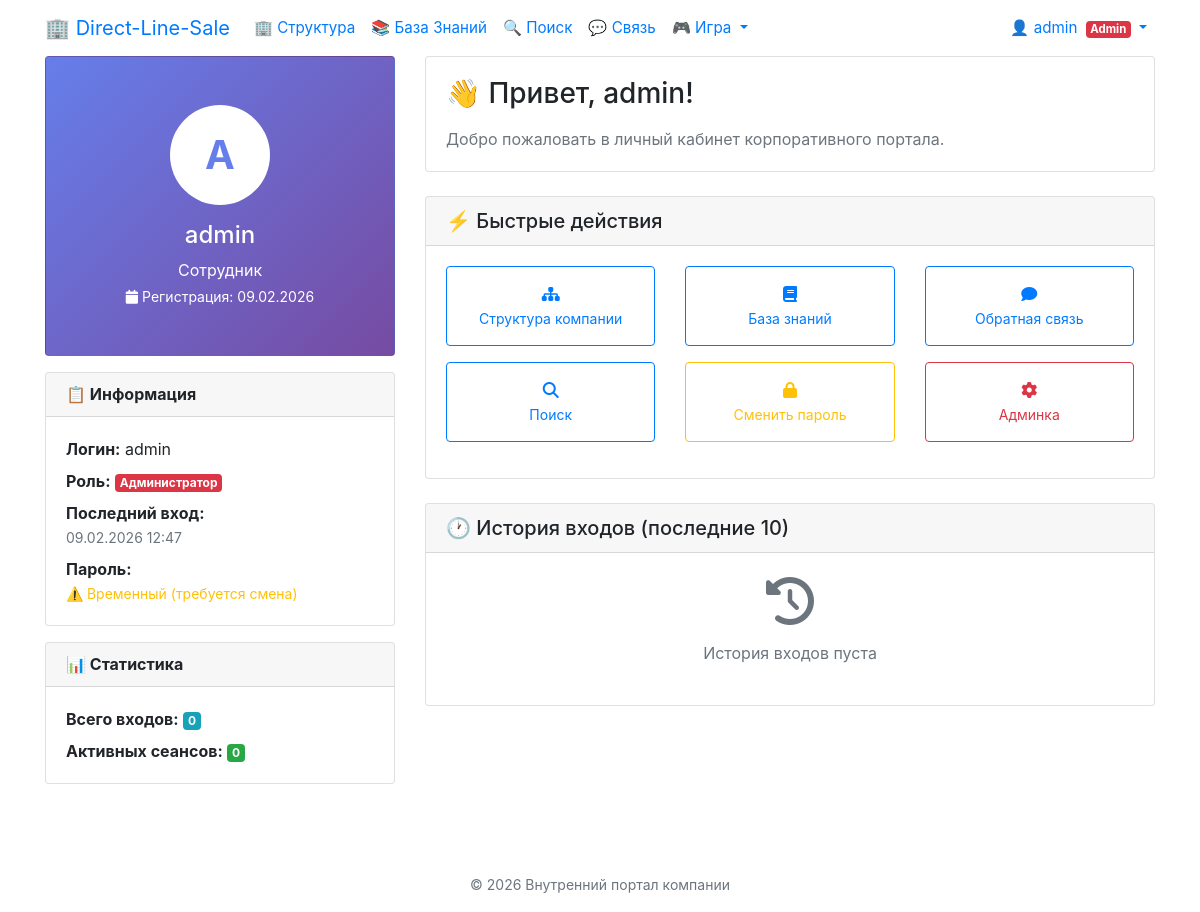
The app's page /profile (signed in), older data.
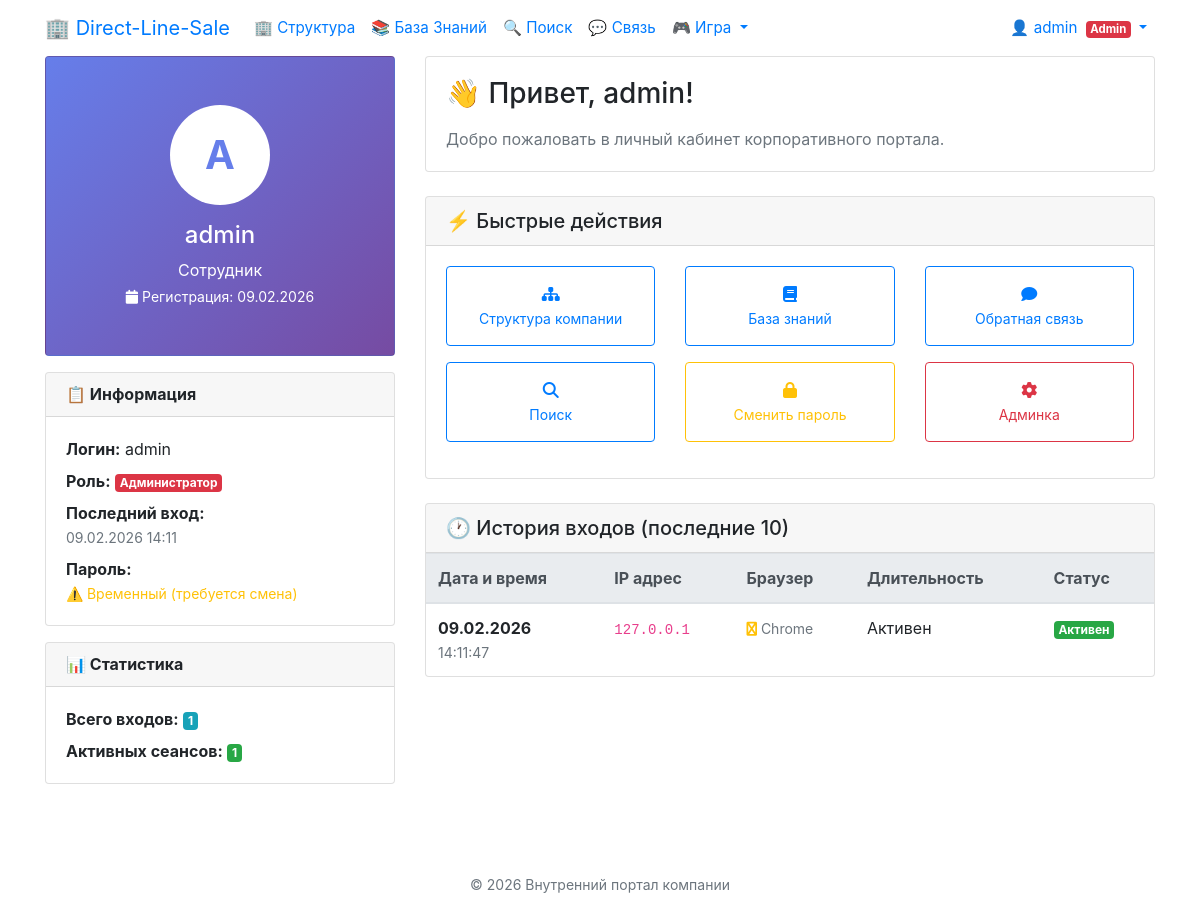
The same page, newer data.
### app.py (models this page shows, shortened)
class User(UserMixin, db.Model):
    id = db.Column(db.Integer, primary_key=True)
    username = db.Column(db.String(50), unique=True,
                         nullable=False, index=True)
    password_hash = db.Column(db.String(200), nullable=False)
    employee_id = db.Column(db.Integer, db.ForeignKey(
        'employee.id'), nullable=True, unique=True)
    role = db.Column(db.String(20), default='employee')
    is_active = db.Column(db.Boolean, default=True)
    created_at = db.Column(db.DateTime, default=datetime.now)
    last_login = db.Column(db.DateTime, nullable=True)
    must_change_password = db.Column(db.Boolean, default=True)
    password_changed_at = db.Column(db.DateTime, nullable=True)
    employee = db.relationship('Employee', backref=db.backref(
        'user', uselist=False), lazy='joined')

class LoginHistory(db.Model):
    id = db.Column(db.Integer, primary_key=True)
    user_id = db.Column(db.Integer, db.ForeignKey(
        'user.id'), nullable=False, index=True)
    login_time = db.Column(db.DateTime, default=datetime.now, index=True)
    logout_time = db.Column(db.DateTime, nullable=True)
    ip_address = db.Column(db.String(45), nullable=True)  # IPv6 поддержка
    user_agent = db.Column(db.String(200), nullable=True)
    session_duration = db.Column(db.Integer, nullable=True)  # в секундах
    user = db.relationship('User', backref=db.backref(
        'login_history', lazy='dynamic', order_by='LoginHistory.login_time.desc()'))
    def get_duration_str(self):
        if not self.session_duration:
            return "Активен"

### app.py (the view)
@app.route('/profile')
@login_required
def profile():
    return render_template('profile.html', user=current_user)

### app.py (called while the page is built)
@login_manager.user_loader
def load_user(user_id):
    return User.query.get(int(user_id))

### templates/profile.html (shortened to what this page needs)
{% extends "base.html" %}
{% block content %}
<div class="row">
	<div class="col-md-4 mb-4">
		<div class="card text-center"
			style="background: linear-gradient(135deg, #667eea 0%, #764ba2 100%); color: white;">
			<div class="card-body py-5">
				<div class="mb-3"
					style="width: 100px; height: 100px; background: white; border-radius: 50%; margin: 0 auto; display: flex; align-items: center; justify-content: center; font-size: 40px; font-weight: bold; color: #667eea;">
					{{ user.username[0].upper() }}
				</div>
				<h4 class="mb-2">{{ user.employee.name if user.employee else user.username }}</h4>
				<p class="mb-1 opacity-75">{{ user.employee.position if user.employee else 'Сотрудник' }}</p>
				<p class="mb-0 small opacity-75">
					<i class="fa fa-calendar"></i> Регистрация: {{ user.created_at.strftime('%d.%m.%Y') }}
				</p>
			</div>
		</div>
		<div class="card mt-3">
			<div class="card-header">
				<h6 class="font-weight-bold mb-0">📋 Информация</h6>
			</div>
			<div class="card-body">
				<p class="mb-2">
					<strong>Логин:</strong> {{ user.username }}
				</p>
				<p class="mb-2">
					<strong>Роль:</strong>
					{% if user.role == 'admin' %}
					<span class="badge badge-danger">Администратор</span>
					{% elif user.role == 'manager' %}
					<span class="badge badge-warning">Менеджер</span>
					{% else %}
					<span class="badge badge-primary">Сотрудник</span>
					{% endif %}
				</p>
				{% if user.last_login %}
				<p class="mb-2">
					<strong>Последний вход:</strong><br>
					<small class="text-muted">{{ user.last_login.strftime('%d.%m.%Y %H:%M') }}</small>
				</p>
				{% endif %}
				{% if user.password_changed_at %}
				<p class="mb-0">
					<strong>Пароль изменен:</strong><br>
					<small class="text-muted">{{ user.password_changed_at.strftime('%d.%m.%Y %H:%M') }}</small>
				</p>
				{% else %}
				<p class="mb-0">
					<strong>Пароль:</strong><br>
					<small class="text-warning">⚠️ Временный (требуется смена)</small>
				</p>
				{% endif %}
			</div>
		</div>
		<div class="card mt-3">
			<div class="card-header">
				<h6 class="font-weight-bold mb-0">📊 Статистика</h6>
			</div>
			<div class="card-body">
				<p class="mb-2">
					<strong>Всего входов:</strong>
					<span class="badge badge-info">{{ user.login_history.count() }}</span>
				</p>
				<p class="mb-0">
					<strong>Активных сеансов:</strong>
					<span class="badge badge-success">
						{{ user.login_history.filter_by(logout_time=None).count() }}
					</span>
				</p>
			</div>
		</div>
	</div>
	<div class="col-md-8">
		<div class="card mb-4">
			<div class="card-body">
				<h3 class="mb-3">👋 Привет, {{ user.employee.name.split()[0] if user.employee else user.username }}!
				</h3>
				<p class="text-muted mb-0">Добро пожаловать в личный кабинет корпоративного портала.</p>
			</div>
		</div>
		<div class="card mb-4">
			<div class="card-header">
				<h5 class="mb-0">⚡ Быстрые действия</h5>
			</div>
			<div class="card-body">
				<div class="row">
					<div class="col-md-4 mb-3">
						<a href="{{ url_for('home') }}" class="btn btn-outline-primary btn-block"
							style="padding: 15px;">
							<i class="fa fa-sitemap"></i><br>
							<small>Структура компании</small>
						</a>
					</div>
					<div class="col-md-4 mb-3">
						<a href="{{ url_for('wiki') }}" class="btn btn-outline-primary btn-block"
							style="padding: 15px;">
							<i class="fa fa-book"></i><br>
							<small>База знаний</small>
						</a>
					</div>
					<div class="col-md-4 mb-3">
						<a href="{{ url_for('feedback') }}" class="btn btn-outline-primary btn-block"
							style="padding: 15px;">
							<i class="fa fa-comment"></i><br>
							<small>Обратная связь</small>
						</a>
					</div>
					<div class="col-md-4 mb-3">
						<a href="{{ url_for('search') }}" class="btn btn-outline-primary btn-block"
							style="padding: 15px;">
							<i class="fa fa-search"></i><br>
							<small>Поиск</small>
						</a>
					</div>
					<div class="col-md-4 mb-3">
						<a href="{{ url_for('change_password') }}" class="btn btn-outline-warning btn-block"
							style="padding: 15px;">
							<i class="fa fa-lock"></i><br>
							<small>Сменить пароль</small>
						</a>
					</div>
					{% if user.role == 'admin' %}
					<div class="col-md-4 mb-3">
						<a href="/admin" target="_blank" class="btn btn-outline-danger btn-block"
							style="padding: 15px;">
							<i class="fa fa-cog"></i><br>
							<small>Админка</small>
						</a>
					</div>
					{% endif %}
				</div>
			</div>
		</div>
		<div class="card">
			<div class="card-header">
				<h5 class="mb-0">🕐 История входов (последние 10)</h5>
			</div>
			<div class="card-body p-0">
				{% set recent_logins = user.login_history.limit(10).all() %}
				{% if recent_logins %}
				<div class="table-responsive">
					<table class="table table-hover mb-0">
						<thead class="thead-light">
							<tr>
								<th>Дата и время</th>
								<th>IP адрес</th>
								<th>Браузер</th>
								<th>Длительность</th>
								<th>Статус</th>
							</tr>
						</thead>
						<tbody>
							{% for login in recent_logins %}
							<tr>
								<td>
									<strong>{{ login.login_time.strftime('%d.%m.%Y') }}</strong><br>
									<small class="text-muted">{{ login.login_time.strftime('%H:%M:%S') }}</small>
								</td>
								<td>
									<code>{{ login.ip_address or '—' }}</code>
								</td>
								<td>
									<small class="text-muted">
										{% if 'Chrome' in login.user_agent %}
										<i class="fa fa-chrome text-warning"></i> Chrome
										{% elif 'Firefox' in login.user_agent %}
										<i class="fa fa-firefox text-danger"></i> Firefox
										{% elif 'Safari' in login.user_agent %}
										<i class="fa fa-safari text-primary"></i> Safari
										{% elif 'Edge' in login.user_agent %}
										<i class="fa fa-edge text-info"></i> Edge
										{% else %}
										<i class="fa fa-globe"></i> Другой
										{% endif %}
									</small>
								</td>
								<td>
									{{ login.get_duration_str() }}
								</td>
								<td>
									{% if login.logout_time %}
									<span class="badge badge-secondary">Завершен</span>
									{% else %}
									<span class="badge badge-success">Активен</span>
									{% endif %}
								</td>
							</tr>
							{% endfor %}
						</tbody>
					</table>
				</div>
				{% else %}
				<div class="text-center py-4 text-muted">
					<i class="fa fa-history fa-3x mb-3"></i>
					<p>История входов пуста</p>
				</div>
				{% endif %}
			</div>
		</div>
	</div>
</div>
{% endblock %}

### templates/base.html (shortened to what this page needs)
<!DOCTYPE html>
<html lang="ru">
<head>
    <link rel="stylesheet" href="https://cdn.jsdelivr.net/npm/bootstrap@4.6.2/dist/css/bootstrap.min.css">
    <link rel="stylesheet" href="https://cdnjs.cloudflare.com/ajax/libs/font-awesome/6.4.0/css/all.min.css">
</head>
<body>
    <nav class="navbar navbar-expand-lg sticky-top">
        <div class="container">
            <a class="navbar-brand" href="/">🏢 Direct-Line-Sale</a>
            <div class="collapse navbar-collapse" id="navbarNav">
                <ul class="navbar-nav mr-auto">
                    <li class="nav-item">
                        <a class="nav-link" href="{{ url_for('home') }}">🏢 Структура</a>
                    </li>
                    <li class="nav-item">
                        <a class="nav-link" href="{{ url_for('wiki') }}">📚 База Знаний</a>
                    </li>
                    <li class="nav-item">
                        <a class="nav-link" href="{{ url_for('search') }}">🔍 Поиск</a>
                    </li>
                    <li class="nav-item">
                        <a class="nav-link" href="{{ url_for('feedback') }}">💬 Связь</a>
                    </li>
                    {% if current_user.is_authenticated %}
                    <li class="nav-item dropdown">
                        <a class="nav-link dropdown-toggle" href="#" id="navbarGameDropdown" role="button"
                            data-toggle="dropdown" aria-haspopup="true" aria-expanded="false">
                            🎮 Игра
                        </a>
                    </li>
                    {% endif %}
                </ul>
                <ul class="navbar-nav ml-auto">
                    {% if current_user.is_authenticated %}
                    <li class="nav-item dropdown">
                        <a class="nav-link dropdown-toggle" href="#" id="navbarUserDropdown" role="button"
                            data-toggle="dropdown" aria-haspopup="true" aria-expanded="false">
                            👤 {{ current_user.username }}
                            {% if current_user.role == 'admin' %}
                            <span class="badge badge-danger ml-1">Admin</span>
                            {% elif current_user.role == 'manager' %}
                            <span class="badge badge-warning ml-1">Manager</span>
                            {% endif %}
                        </a>
                    </li>
                    {% else %}
                    <li class="nav-item">
                        <a class="nav-link" href="{{ url_for('user_login') }}">🔐 Вход</a>
                    </li>
                    {% endif %}
                </ul>
            </div>
        </div>
    </nav>
    <div class="container">
        {% block content %}{% endblock %}
    </div>
    <footer class="text-center mt-5 py-3 text-muted">
        <small>© 2026 Внутренний портал компании</small>
    </footer>
</body>
</html>

### templates/base.html (style rules this page uses)
.navbar-nav .nav-link { padding: 0.5rem 0.75rem; font-size: 0.95rem; }

Row changes from the older to the newer data that the page shows:
changed User "admin": last_login "09.02.2026 12:47" → "09.02.2026 14:11"
added LoginHistory: login_time "09.02.2026", login_time "14:11:47", ip_address "127.0.0.1", shows "Chrome", get_duration_str "Активен"
Text that changed along with them:
{{ user.login_history.count() }}: "0" → "1"
{{ user.login_history.filter_by(logout_time=None).count() }}: "0" → "1"
text no longer shown: "История входов пуста"
text now shown: "Дата и время IP адрес Браузер Длительность Статус"
